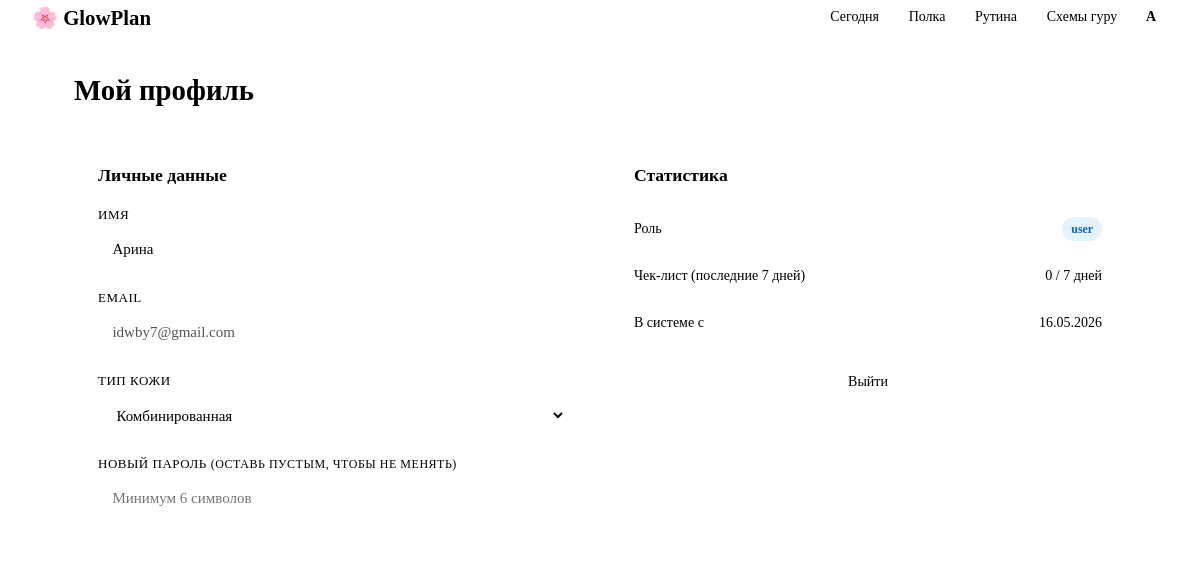
Screenshot of /profile (signed in) with the database file from the repository.
### models.py (models this page shows, shortened)
class User(db.Model, UserMixin):
    __tablename__ = "users"
    id = db.Column(db.Integer, primary_key=True)
    email = db.Column(db.String(120), unique=True, nullable=False)
    password_hash = db.Column(db.String(256), nullable=False)
    name = db.Column(db.String(80), nullable=False)
    skin_type = db.Column(db.String(40), default="normal") # normal, dry, oily, combo
    role = db.Column(db.String(20), default="user") # user, guru, admin
    created_at = db.Column(db.Date, default=date.today)
    user_products = db.relationship("UserProduct", backref="owner", lazy=True, cascade="all, delete-orphan")
    routines = db.relationship("Routine", backref="owner", lazy=True, cascade="all, delete-orphan")
    checklist_logs = db.relationship("ChecklistLog", backref="owner", lazy=True, cascade="all, delete-orphan")
    guru_schemes = db.relationship("GuruScheme", backref="author", lazy=True)
    def is_admin(self):
        return self.role == "admin"
    def is_guru(self):
        return self.role in ("guru", "admin")

### routes/main.py (the view, shortened to what this page needs)
@main_bp.route("/profile", methods=["GET", "POST"])
@login_required
def profile():
    from datetime import timedelta
    week_logs = ChecklistLog.query.filter(
        ChecklistLog.user_id == current_user.id,
        ChecklistLog.log_date >= date.today() - timedelta(days=6)
    ).all()
    checklist_stats = len(week_logs)  # сколько дней из 7 заполнен чек-лист
    return render_template(
        "main/profile.html",
        checklist_stats=checklist_stats,
        skin_types=["normal", "dry", "oily", "combo"]
    )

### models.py (called while the page is built)
@login_manager.user_loader
def load_user(user_id):
    return User.query.get(int(user_id))

### templates/main/profile.html (shortened to what this page needs)
{% extends "base.html" %}
{% block content %}
<div class="page-header">
    <h1 class="page-title">Мой профиль</h1>
</div>
<div class="profile-grid">
    <div class="card">
        <h2 class="card__title">Личные данные</h2>
        <form method="POST" action="{{ url_for('main.profile') }}" class="auth-form">
            <div class="form-group">
                <label>Имя</label>
                <input type="text" name="name" value="{{ current_user.name }}" required>
            </div>
            <div class="form-group">
                <label>Email</label>
                <input type="email" value="{{ current_user.email }}" disabled>
            </div>
            <div class="form-group">
                <label>Тип кожи</label>
                <select name="skin_type">
                    {% for val in skin_types %}
                    <option value="{{ val }}" {% if current_user.skin_type == val %}selected{% endif %}>
                        {{ {'normal': 'Нормальная', 'dry': 'Сухая', 'oily': 'Жирная', 'combo': 'Комбинированная'}[val] }}
                    </option>
                    {% endfor %}
                </select>
            </div>
            <div class="form-group">
                <label>Новый пароль <span class="hint">(оставь пустым, чтобы не менять)</span></label>
                <input type="password" name="new_password" placeholder="Минимум 6 символов">
            </div>
            <button type="submit" class="btn btn--primary">Сохранить</button>
        </form>
    </div>
    <div class="card">
        <h2 class="card__title">Статистика</h2>
        <div class="stat-item">
            <span class="stat-item__label">Роль</span>
            <span class="badge badge--{{ current_user.role }}">{{ current_user.role }}</span>
        </div>
        <div class="stat-item">
            <span class="stat-item__label">Чек-лист (последние 7 дней)</span>
            <span class="stat-item__value">{{ checklist_stats }} / 7 дней</span>
        </div>
        <div class="stat-item">
            <span class="stat-item__label">В системе с</span>
            <span class="stat-item__value">{{ current_user.created_at.strftime('%d.%m.%Y') }}</span>
        </div>
        <a href="{{ url_for('auth.logout') }}" class="btn btn--outline btn--full" style="margin-top:1rem">
            Выйти
        </a>
    </div>
</div>
{% endblock %}

### templates/base.html (shortened to what this page needs)
<!DOCTYPE html>
<html lang="ru">
<head>
    <link rel="stylesheet" href="{{ url_for('static', filename='css/style.css') }}">
</head>
<body>
{% if current_user.is_authenticated %}
<nav class="navbar">
    <a class="navbar__brand" href="{{ url_for('main.dashboard') }}">🌸 GlowPlan</a>
    <div class="navbar__links">
        <a href="{{ url_for('main.dashboard') }}"
           class="{% if request.endpoint == 'main.dashboard' %}active{% endif %}">Сегодня</a>
        <a href="{{ url_for('products.shelf') }}"
           class="{% if request.blueprint == 'products' %}active{% endif %}">Полка</a>
        <a href="{{ url_for('routine.index') }}"
           class="{% if request.blueprint == 'routine' %}active{% endif %}">Рутина</a>
        <a href="{{ url_for('admin.schemes_catalog') }}">Схемы гуру</a>
        <a href="{{ url_for('main.profile') }}" class="nav-avatar">
            {{ current_user.name[0].upper() }}
        </a>
    </div>
</nav>
{% endif %}
<main class="main-content">
    {% block content %}{% endblock %}
</main>
</body>
</html>

### static/css/style.css (style rules this page uses)
*, *::before, *::after { box-sizing: border-box; margin: 0; padding: 0; }
body { font-family: var(--font-body); background: var(--color-bg); color: var(--color-text); font-size: 15px; line-height: 1.6; min-height: 100vh; }
a { color: var(--color-primary); text-decoration: none; }
.navbar { position: sticky; top: 0; z-index: 100; background: var(--color-surface); border-bottom: 1.5px solid var(--color-border); height: var(--nav-height); display: flex; align-items: center; padding: 0 2rem; gap: 2rem; box-shadow: var(--shadow-sm); }
.navbar__brand { font-family: var(--font-display); font-size: 1.3rem; font-weight: 600; color: var(--color-primary); text-decoration: none; flex-shrink: 0; }
.navbar__links { display: flex; align-items: center; gap: .25rem; flex-wrap: wrap; margin-left: auto; }
.navbar__links a { padding: .4rem .8rem; border-radius: var(--radius-sm); color: var(--color-text-muted); font-size: 14px; transition: all .15s; }
.nav-avatar { width: 34px; height: 34px; border-radius: 50%; background: var(--color-primary); color: white; display: flex; align-items: center; justify-content: center; font-weight: 600; font-size: 14px; flex-shrink: 0; text-decoration: none !important; }
.main-content { max-width: 1100px; margin: 0 auto; padding: 2rem 1.5rem; }
.page-header { display: flex; align-items: center; gap: 1rem; margin-bottom: 1.5rem; flex-wrap: wrap; }
.page-title { font-family: var(--font-display); font-size: 1.8rem; font-weight: 600; color: var(--color-text); }
.btn { display: inline-flex; align-items: center; gap: .4rem; padding: .55rem 1.2rem; border-radius: var(--radius-sm); font-size: 14px; font-family: var(--font-body); font-weight: 500; cursor: pointer; border: none; transition: all .15s; text-decoration: none; }
.btn--primary { background: var(--color-primary); color: white; }
.btn--outline { background: transparent; border: 1.5px solid var(--color-primary); color: var(--color-primary); }
.btn--full { width: 100%; justify-content: center; }
.form-group { display: flex; flex-direction: column; gap: .35rem; margin-bottom: 1rem; }
.form-group label { font-size: 13px; font-weight: 500; color: var(--color-text-muted); text-transform: uppercase; letter-spacing: .04em; }
.form-group input, .form-group select { padding: .6rem .9rem; border: 1.5px solid var(--color-border); border-radius: var(--radius-sm); font-size: 15px; font-family: var(--font-body); background: var(--color-surface); transition: border-color .15s; }
.form-group input:disabled { background: var(--color-bg); }
.hint { font-size: 12px; color: var(--color-text-muted); }
.auth-form { display: flex; flex-direction: column; gap: .25rem; }
.badge { display: inline-block; padding: .15rem .55rem; border-radius: 100px; font-size: 12px; font-weight: 600; }
.badge--user { background: #e3f2fd; color: #1565c0; }
.card { background: var(--color-surface); border-radius: var(--radius-md); border: 1.5px solid var(--color-border); padding: 1.5rem; box-shadow: var(--shadow-sm); }
.card__title { font-size: 1.1rem; font-weight: 600; margin-bottom: 1rem; }
.profile-grid { display: grid; grid-template-columns: 1fr 1fr; gap: 1.25rem; }
.stat-item { display: flex; align-items: center; justify-content: space-between; padding: .75rem 0; border-bottom: 1px solid var(--color-border); font-size: 14px; }
.stat-item__label { color: var(--color-text-muted); }
.stat-item__value { font-weight: 500; }

### rows the page displays
User: name "А", name "Арина", email "idwby7@gmail.com", skin_type "Комбинированная", role "user", created_at "16.05.2026"

### other values shown
{{ checklist_stats }} "0"
